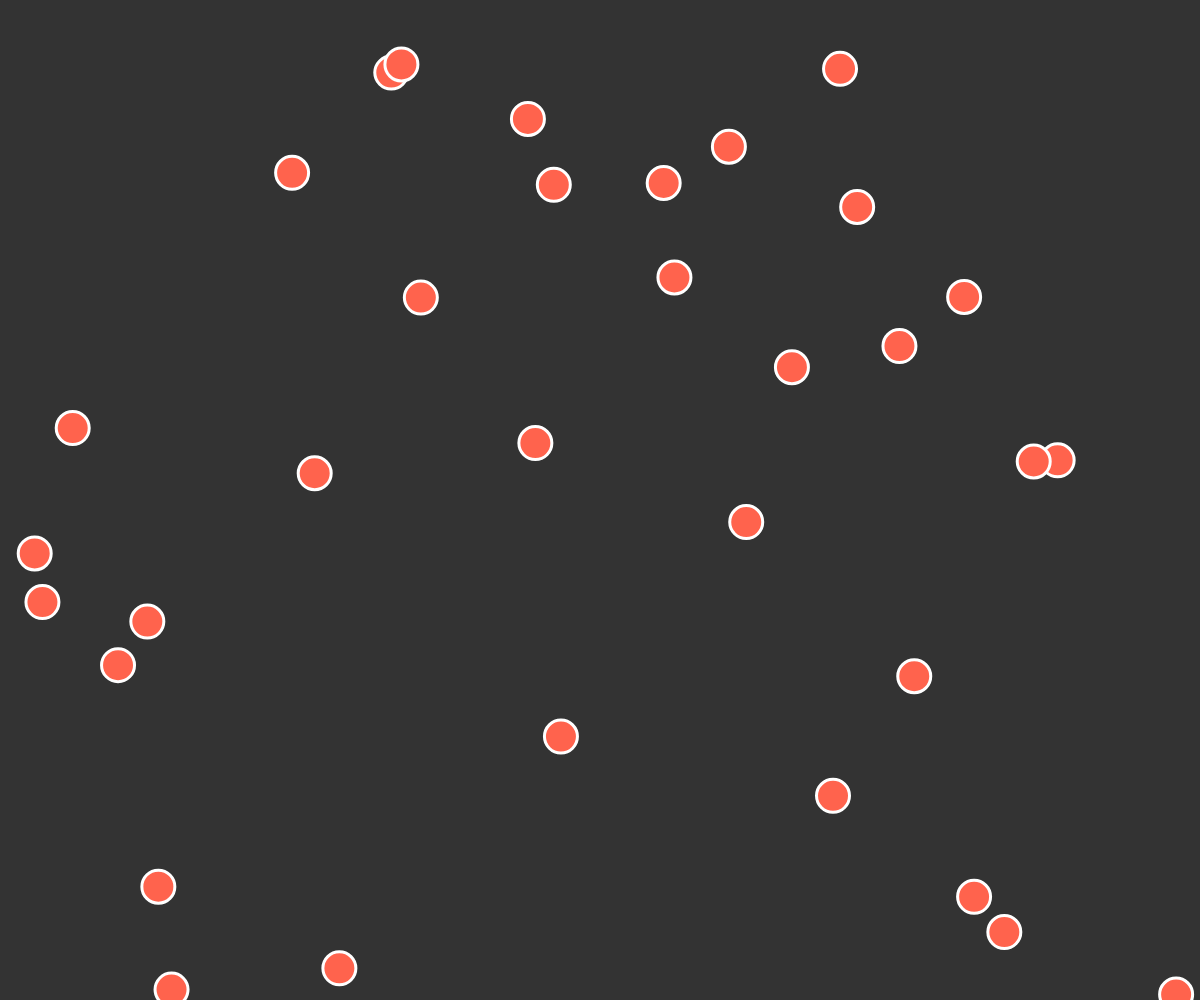
Frame 1 (no input)
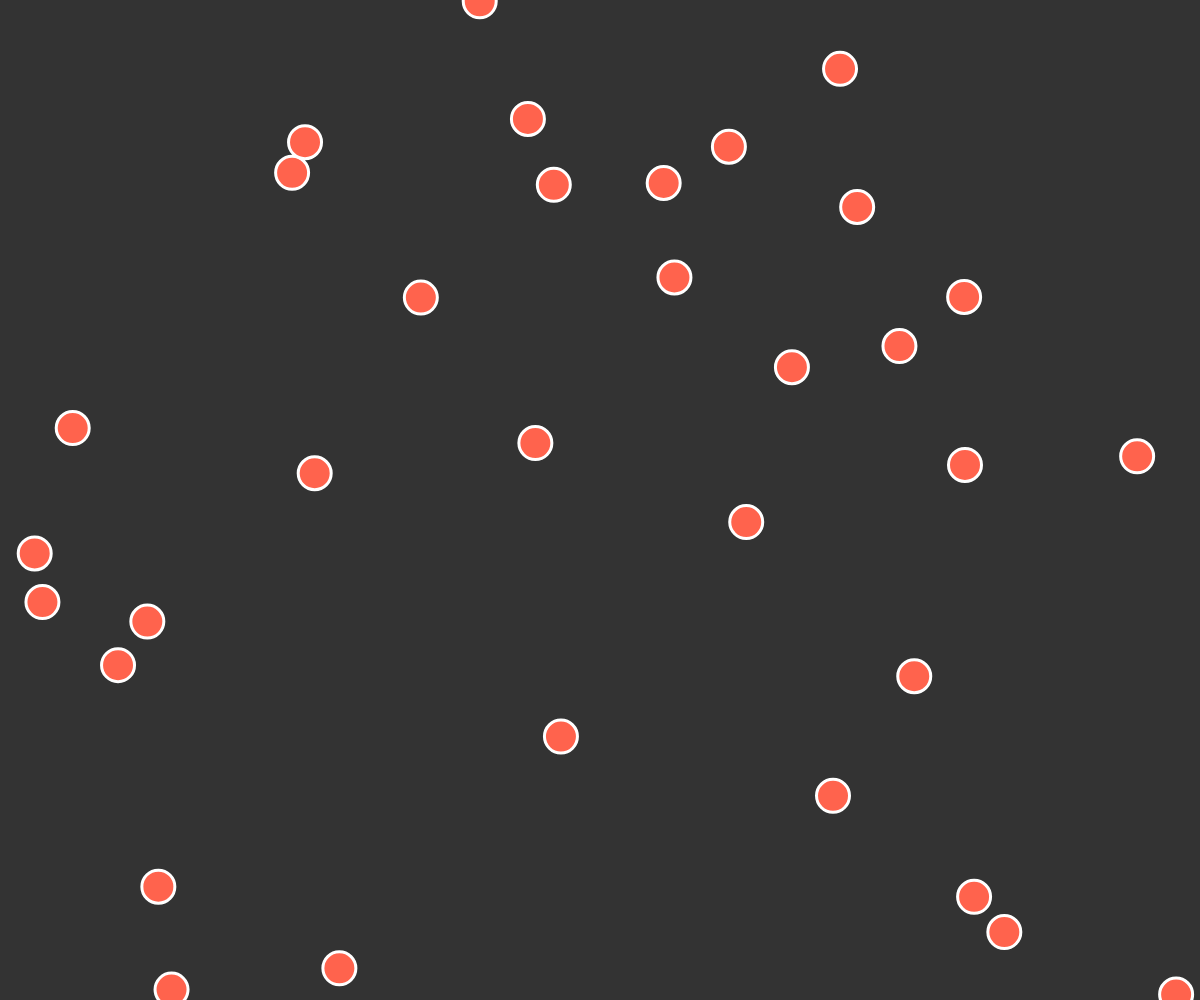
Frame 60 (no input)
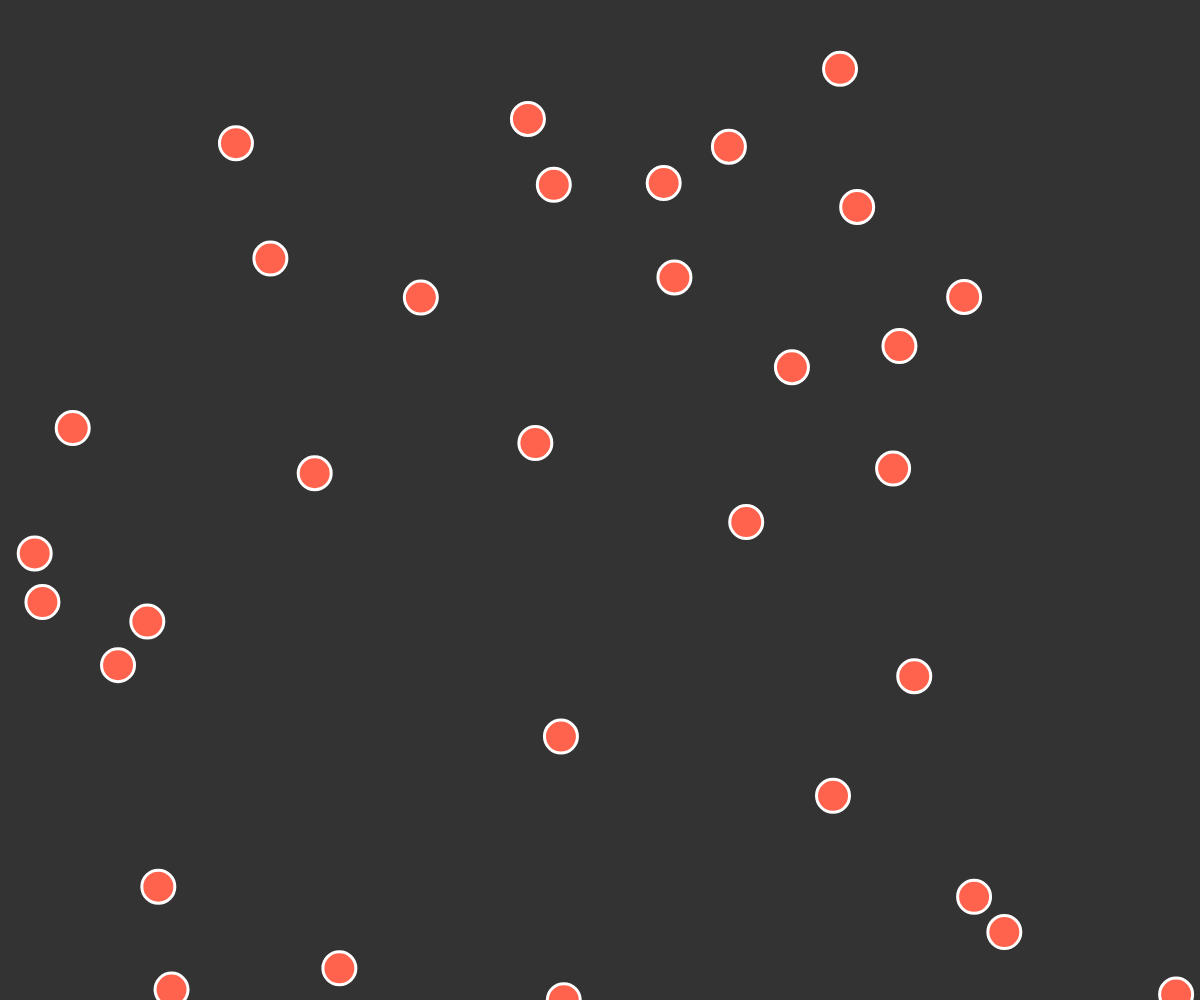
Frame 120 (the mouse pressed at the canvas centre since frame 60)

The p5.js sketch that drew these frames (run headless with seeded random() and noise() and a simulated clock; from frame 60 on, the mouse is pressed at the canvas centre):

// p5.js sketch
// ── sketch.js
let vehicles = [];

function setup(){
  createCanvas(windowWidth, windowHeight);

  for (let i = 0; i < 33; i++) {
   vehicles.push(new Vehicle(random(width), random(height), 33));
  }
}

function draw(){
  background(51);

  for(let i = 0; i < vehicles.length; i++){
    vehicles[i].separate(vehicles);
    vehicles[i].update();
    vehicles[i].borders();
    vehicles[i].display();
  }
}

// ── vehicle.js
function Vehicle(x, y, n){
  this.pos = createVector(x, y);
  this.vel = createVector(0, 0);
  this.acc = createVector(0, 0);
  this.r = n;
  this.maxspeed = 22;
  this.maxforce = 0.2;

  this.applyForce = function(force){
    this.acc.add(force);
  }

  this.separate = function(vehicles){
    let desiredSeparation = 32;
    let sum = createVector(0, 0);
    let count = 0;

    for (let i = 0; i < vehicles.length; i++){
      let d = p5.Vector.dist(this.pos, vehicles[i].pos);
      if((d > 0) && (d < desiredSeparation)){
        let diff = p5.Vector.sub(this.pos, vehicles[i].pos);
        diff.normalize();
        diff.div(d);
        sum.add(diff);
        count++;
      }
    }
    if(count > 0){
      sum.div(count);
      sum.normalize();
      sum.mult(this.maxspeed);

      // Steering = Desired - Velocity
      let steer = p5.Vector.sub(sum, this.vel);
      steer.limit(this.maxforce);
      this.applyForce(steer);
    }
  }



  this.update = function(){
    this.vel.add(this.acc);
    this.vel.limit(this.maxspeed);
    this.pos.add(this.vel);
    this.acc.set(0.0);
  }

  this.borders = function() {
    if (this.pos.x < -this.r) this.pos.x =  width+this.r;
    if (this.pos.y < -this.r) this.pos.y = height+this.r;
    if (this.pos.x >  width+this.r) this.pos.x = -this.r;
    if (this.pos.y > height+this.r) this.pos.y = -this.r;
  }

  this.display = function(){
    fill(255, 99, 77);
    strokeWeight(3);
    stroke(255);
    ellipse(this.pos.x, this.pos.y, n, n);
  }
}
